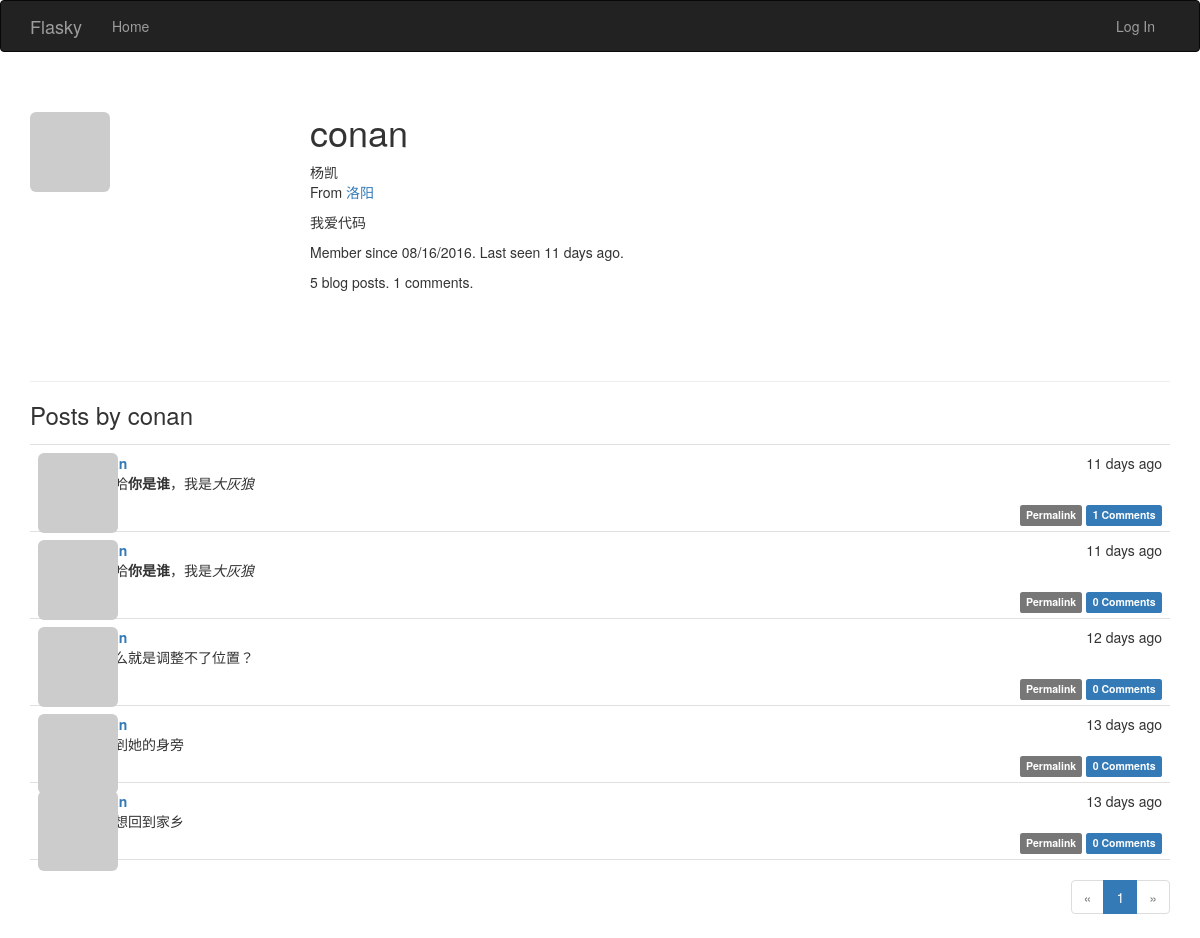
Before: /user/conan with the older database file.
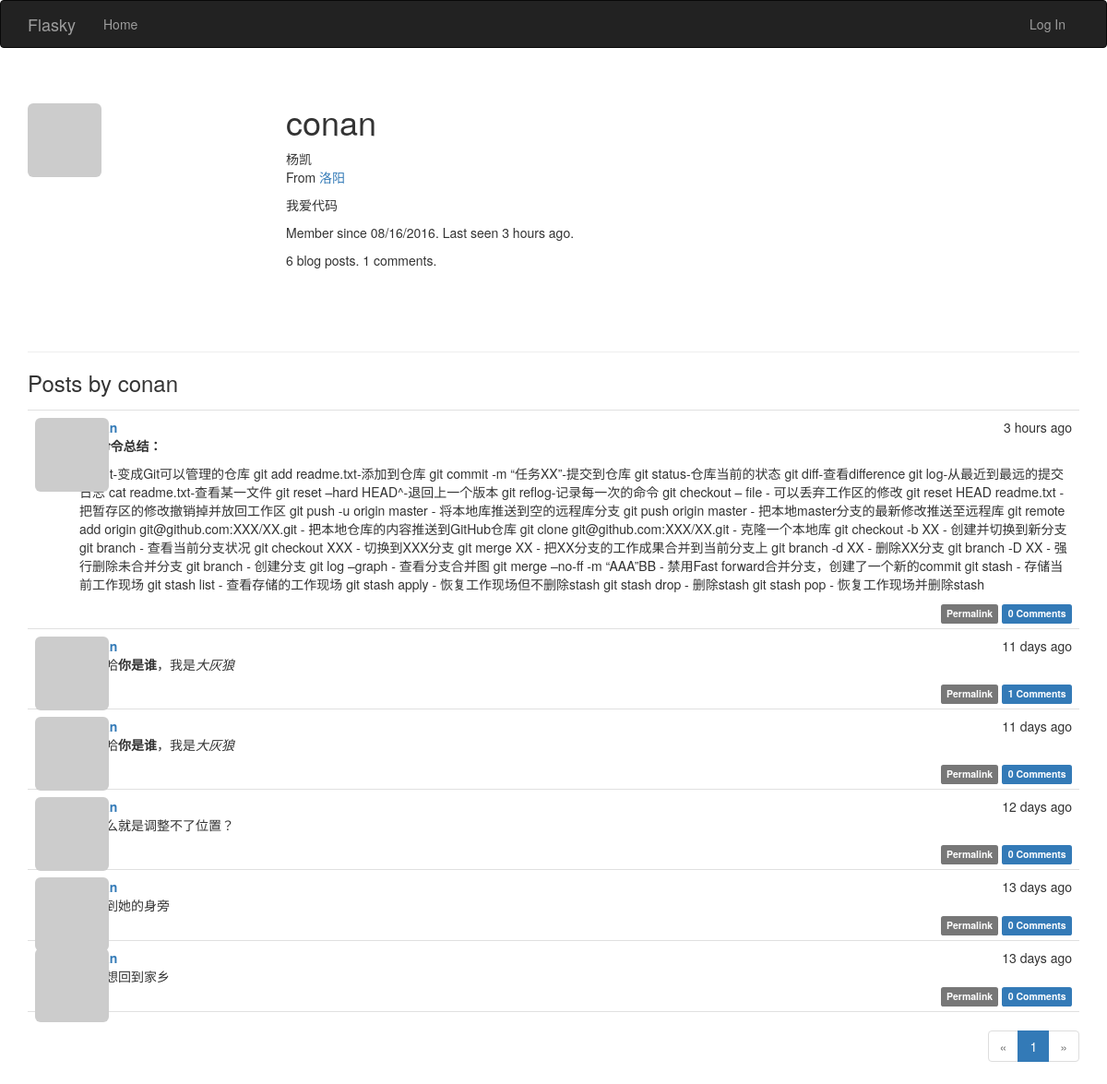
After: the same page with the newer database file.
### app/models.py (models this page shows, shortened)
class User(UserMixin,db.Model):
    __tablename__ = 'users'
    sqlite_autoincrement = True
    id = db.Column(db.Integer, primary_key=True)
    email = db.Column(db.String(64), unique=True, index=True)
    username = db.Column(db.String(64), unique=True, index=True)
    role_id = db.Column(db.Integer, db.ForeignKey('roles.id'))
    password_hash = db.Column(db.String(128))
    confirmed = db.Column(db.Boolean, default=False)
    name = db.Column(db.String(64))
    location = db.Column(db.String(64))
    about_me = db.Column(db.Text())
    member_since = db.Column(db.DateTime(), default=datetime.utcnow)
    last_seen = db.Column(db.DateTime(), default=datetime.utcnow)
    avatar_hash = db.Column(db.String(32))
    posts = db.relationship('Post', backref='author', lazy='dynamic')  # posts和comments都需要关联author才行，所以两个都有
    comments = db.relationship('Comment', backref='author', lazy='dynamic')
    @property
    def password(self):  # 若尝试读取password的值会返回属性错误，因为生成了散列值后不能还原
        raise AttributeError('password is not a readable attribute')
    def gravatar(self, size=100, default='identicon', rating='g'):
        if request.is_secure:
            url = 'https://secure.gravatar.com/avatar'
        else:
            url = 'http://cn.gravatar.com/avatar'
        hash = self.avatar_hash or hashlib.md5(self.email.encode('utf-8')).hexdigest()
        return '{url}/{hash}?s={size}&d={default}&r={rating}'.format(
            url=url, hash=hash, size=size, default=default, rating=rating)

class Post(db.Model):
    __tablename__ = 'posts'
    id = db.Column(db.Integer, primary_key=True)
    body = db.Column(db.Text)
    timestamp = db.Column(db.DateTime, index=True, default=datetime.utcnow)  # 有默认值
    author_id = db.Column(db.Integer, db.ForeignKey('users.id'))
    body_html = db.Column(db.Text)
    comments = db.relationship('Comment', backref='post', lazy='dynamic')

### app/main/views.py (the view)
@main.route('/user/<username>')
def user(username):
    user = User.query.filter_by(username=username).first_or_404()  # 非常简洁的写法
    page = request.args.get('page', 1, type=int)
    pagination = user.posts.order_by(Post.timestamp.desc()).paginate(
        page, per_page=7,
        error_out=False)
    posts = pagination.items
    return render_template('user.html', user=user, posts=posts,
                           pagination=pagination)

### app/auth/views.py (called while the page is built)
@auth.before_app_request
def before_request():
    if current_user.is_authenticated:
        current_user.ping()
        if not current_user.confirmed \
                and request.endpoint[:5] != 'auth.' \
                and request.endpoint != 'static':
            return redirect(url_for('auth.unconfirmed'))

### app/main/__init__.py (called while the page is built)
@main.app_context_processor  # 把permission类加入模板
def inject_permissions():
    return dict(Permission=Permission)

### app/models.py (called while the page is built)
    def is_administrator(self):
        return False

### app/templates/user.html (shortened to what this page needs)
{% extends "base.html" %}
{% import "_macros.html" as macros %}
{% block page_content %}
<div class="page-header">
    <img class="img-rounded profile-thumbnail" src="{{ user.gravatar(size=256) }}">
    <div class="profile-header">
        <h1>{{ user.username }}</h1>
        {% if user.name or user.location %}
        <p>
            {% if user.name %}{{ user.name }}<br>{% endif %}
            {% if user.location %}
                From <a href="http://maps.google.com/?q={{ user.location }}">{{ user.location }}</a><br>
            {% endif %}
        </p>
        {% endif %}
        {% if user.about_me %}<p>{{ user.about_me }}</p>{% endif %}
        <p>Member since {{ moment(user.member_since).format('L') }}. Last seen {{ moment(user.last_seen).fromNow() }}.</p>
        <p>{{ user.posts.count() }} blog posts. {{ user.comments.count() }} comments.</p>
    </div>
</div>
<h3>Posts by {{ user.username }}</h3>
{% include '_posts.html' %}
{% if pagination %}
<div class="pagination">
    {{ macros.pagination_widget(pagination, '.user', username=user.username) }}
</div>
{% endif %}
{% endblock %}

### app/templates/base.html (shortened to what this page needs)
{% extends "bootstrap/base.html" %}
{% block head %}
{{ super() }}
<link rel="stylesheet" type="text/css" href="{{ url_for('static', filename='styles.css') }}">
{% endblock %}
{% block navbar %}
<div class="navbar navbar-inverse" role="navigation">
    <div class="container">
        <div class="navbar-header">
            <a class="navbar-brand" href="{{ url_for('main.index') }}">Flasky</a>
        </div>
        <div class="navbar-collapse collapse">
            <ul class="nav navbar-nav">
                <li><a href="{{ url_for('main.index') }}">Home</a></li>
            </ul>
            <ul class="nav navbar-nav navbar-right">
                {% if current_user.is_authenticated %}
                <li class="dropdown">
                    <a href="#" class="dropdown-toggle" data-toggle="dropdown">
                        <img src="{{ current_user.gravatar(size=18) }}">
                        Account <b class="caret"></b>
                    </a>
                    <ul class="dropdown-menu">
                        <li><a href="{{ url_for('auth.logout') }}">Log Out</a></li>
                    </ul>
                </li>
                {% else %}
                <li><a href="{{ url_for('auth.login') }}">Log In</a></li>
                {% endif %}
            </ul>
        </div>
    </div>
</div>
{% endblock %}
{% block content %}
<div class="container">
    {% block page_content %}{% endblock %}
</div>
{% endblock %}

### app/templates/_macros.html
{% macro pagination_widget(pagination, endpoint, fragment='') %}
<ul class="pagination">
    <li{% if not pagination.has_prev %} class="disabled"{% endif %}>
        <a href="{% if pagination.has_prev %}{{ url_for(endpoint, page=pagination.prev_num, **kwargs) }}{{ fragment }}{% else %}#{% endif %}">
            &laquo;
        </a>
    </li>
    {% for p in pagination.iter_pages() %}
        {% if p %}
            {% if p == pagination.page %}
            <li class="active">
                <a href="{{ url_for(endpoint, page = p, **kwargs) }}{{ fragment }}">{{ p }}</a>
            </li>
            {% else %}
            <li>
                <a href="{{ url_for(endpoint, page = p, **kwargs) }}{{ fragment }}">{{ p }}</a>
            </li>
            {% endif %}
        {% else %}
        <li class="disabled"><a href="#">&hellip;</a></li>
        {% endif %}
    {% endfor %}
    <li{% if not pagination.has_next %} class="disabled"{% endif %}>
        <a href="{% if pagination.has_next %}{{ url_for(endpoint, page=pagination.next_num, **kwargs) }}{{ fragment }}{% else %}#{% endif %}">
            &raquo;
        </a>
    </li>
</ul>
{% endmacro %}

### app/templates/_posts.html (shortened to what this page needs)
<ul class="posts">
    {% for post in posts %}
    <li class="post">
        <div class="post-thumbnail">
            <a href="{{ url_for('.user', username=post.author.username) }}">
                <img class="img-rounded profile-thumbnail" src="{{ post.author.gravatar(size=40) }}">
            </a>
        </div>
        <div class="post-content">
            <div class="post-date">{{ moment(post.timestamp).fromNow() }}</div>
            <div class="post-author"><a href="{{ url_for('.user', username=post.author.username) }}">{{ post.author.username }}</a></div>
            <div class="post-body">
                {% if post.body_html %}
                    {{ post.body_html | safe }}
                {% else %}
                    {{ post.body }}
                {% endif %}
            </div>
            <div class="post-footer">
                <a href="{{ url_for('.post', id=post.id) }}">
                    <span class="label label-default">Permalink</span>
                </a>
                 <a href="{{ url_for('.post', id=post.id) }}#comments">
                    <span class="label label-primary">{{ post.comments.count() }} Comments</span>
                </a>
            </div>
        </div>
    </li>
    {% endfor %}
</ul>

### app/static/styles.css (style rules this page uses)
.profile-thumbnail { position: absolute; }
.profile-header { min-height: 260px; margin-left: 280px; }
ul.posts { list-style-type: none; padding: 0px; margin: 16px 0px 0px 0px; border-top: 1px solid #e0e0e0; }
ul.posts li.post { padding: 8px; border-bottom: 1px solid #e0e0e0; }
div.post-date { float: right; }
div.post-author { font-weight: bold; }
div.post-thumbnail { position: absolute; }
div.post-content { margin-left: 48px; min-height: 48px; }
div.post-footer { text-align: right; }
div.pagination { width: 100%; text-align: right; padding: 0px; margin: 0px; }

Changed rows visible on the page:
changed User "conan": last_seen "11 days ago" → "3 hours ago"
added Post: timestamp "3 hours ago", body_html "Git命令总结： git init-变成Git可以管理的仓库 git add readme.txt-添加到仓库 git commit -m “任务XX”-提交到仓库 git status-仓库当前的状态 git diff-查看difference git log-从最近到最远的提交日志 cat readme.txt-查看某一文件 git reset –hard HEAD^-退回上一个版本 git reflog-记录每一次的命令 git checkout – file - 可以丢弃工作区的修改 git reset HEAD readme.txt - 把暂存区的修改撤销掉并放回工作区 git push -u origin master - 将本地库推送到空的远程库分支 git push origin master - 把本地master分支的最新修改推送至远程库 git remote add origin git@github.com:XXX/XX.git - 把本地仓库的内容推送到GitHub仓库 git clone git@github.com:XXX/XX.git - 克隆一个本地库 git checkout -b XX - 创建并切换到新分支 git branch - 查看当前分支状况 git checkout XXX - 切换到XXX分支 git merge XX - 把XX分支的工作成果合并到当前分支上 git branch -d XX - 删除XX分支 git branch -D XX - 强行删除未合并分支 git branch - 创建分支 git log…", comments.count "0"
Other visible differences:
{{ user.posts.count() }}: "5" → "6"
